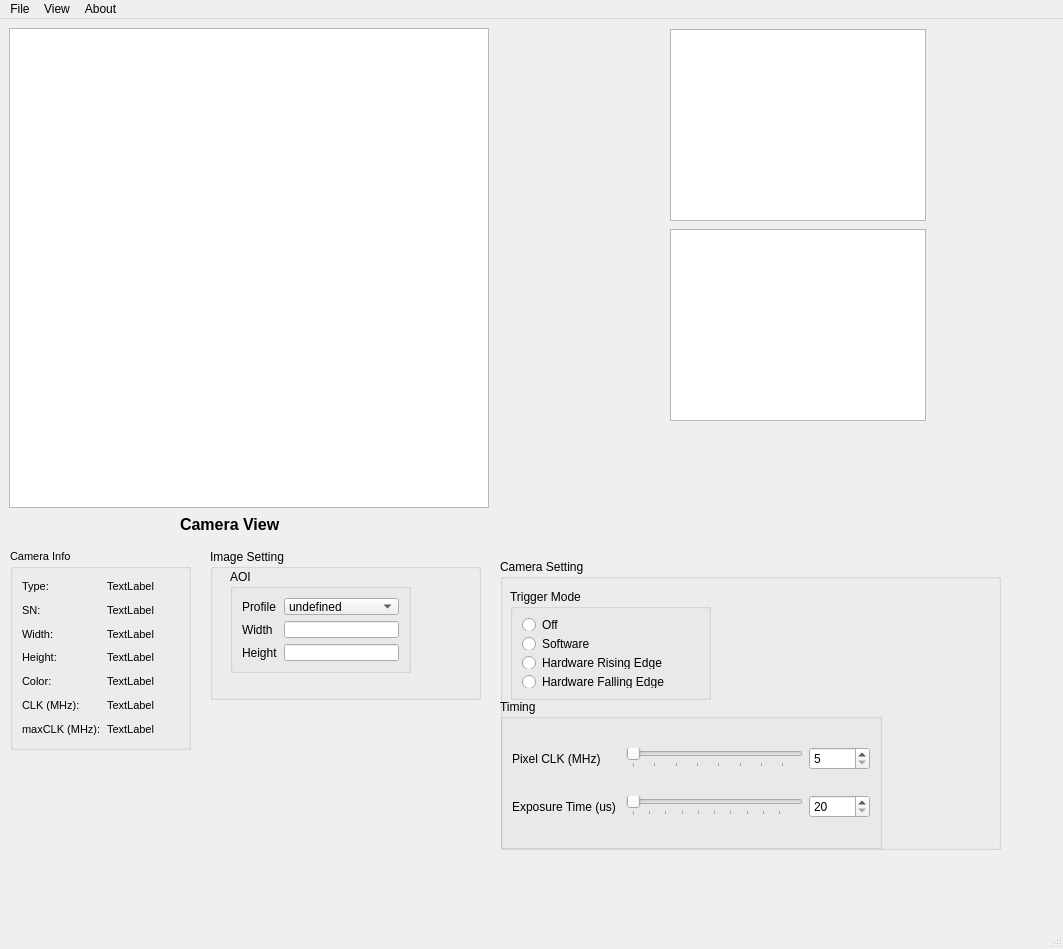
<?xml version="1.0" encoding="UTF-8"?>
<ui version="4.0">
 <class>MainWindow</class>
 <widget class="QMainWindow" name="MainWindow">
  <property name="geometry">
   <rect>
    <x>0</x>
    <y>0</y>
    <width>1063</width>
    <height>949</height>
   </rect>
  </property>
  <property name="windowTitle">
   <string>Atom Imaging</string>
  </property>
  <widget class="QWidget" name="centralwidget">
   <widget class="QGraphicsView" name="camera_graphics_view">
    <property name="geometry">
     <rect>
      <x>9</x>
      <y>9</y>
      <width>480</width>
      <height>480</height>
     </rect>
    </property>
   </widget>
   <widget class="QGraphicsView" name="graphicsView_2">
    <property name="geometry">
     <rect>
      <x>670</x>
      <y>10</y>
      <width>256</width>
      <height>192</height>
     </rect>
    </property>
   </widget>
   <widget class="QGraphicsView" name="graphicsView_3">
    <property name="geometry">
     <rect>
      <x>670</x>
      <y>210</y>
      <width>256</width>
      <height>192</height>
     </rect>
    </property>
   </widget>
   <widget class="QLabel" name="label">
    <property name="geometry">
     <rect>
      <x>180</x>
      <y>490</y>
      <width>111</width>
      <height>31</height>
     </rect>
    </property>
    <property name="font">
     <font>
      <pointsize>12</pointsize>
      <weight>75</weight>
      <bold>true</bold>
     </font>
    </property>
    <property name="text">
     <string>Camera View</string>
    </property>
   </widget>
   <widget class="QGroupBox" name="groupBox">
    <property name="geometry">
     <rect>
      <x>10</x>
      <y>530</y>
      <width>181</width>
      <height>201</height>
     </rect>
    </property>
    <property name="font">
     <font>
      <pointsize>8</pointsize>
      <weight>50</weight>
      <bold>false</bold>
     </font>
    </property>
    <property name="title">
     <string>Camera Info</string>
    </property>
    <layout class="QGridLayout" name="gridLayout">
     <item row="0" column="0">
      <widget class="QLabel" name="label_3">
       <property name="font">
        <font>
         <pointsize>8</pointsize>
        </font>
       </property>
       <property name="text">
        <string>Type:</string>
       </property>
      </widget>
     </item>
     <item row="0" column="1">
      <widget class="QLabel" name="typeInfo">
       <property name="font">
        <font>
         <pointsize>8</pointsize>
        </font>
       </property>
       <property name="frameShape">
        <enum>QFrame::NoFrame</enum>
       </property>
       <property name="text">
        <string>TextLabel</string>
       </property>
      </widget>
     </item>
     <item row="1" column="0">
      <widget class="QLabel" name="label_4">
       <property name="font">
        <font>
         <pointsize>8</pointsize>
        </font>
       </property>
       <property name="text">
        <string>SN:</string>
       </property>
      </widget>
     </item>
     <item row="1" column="1">
      <widget class="QLabel" name="SNInfo">
       <property name="font">
        <font>
         <pointsize>8</pointsize>
        </font>
       </property>
       <property name="frameShape">
        <enum>QFrame::NoFrame</enum>
       </property>
       <property name="text">
        <string>TextLabel</string>
       </property>
      </widget>
     </item>
     <item row="2" column="0">
      <widget class="QLabel" name="label_6">
       <property name="font">
        <font>
         <pointsize>8</pointsize>
        </font>
       </property>
       <property name="text">
        <string>Width:</string>
       </property>
      </widget>
     </item>
     <item row="2" column="1">
      <widget class="QLabel" name="widthInfo">
       <property name="font">
        <font>
         <pointsize>8</pointsize>
        </font>
       </property>
       <property name="frameShape">
        <enum>QFrame::NoFrame</enum>
       </property>
       <property name="text">
        <string>TextLabel</string>
       </property>
      </widget>
     </item>
     <item row="3" column="0">
      <widget class="QLabel" name="label_7">
       <property name="font">
        <font>
         <pointsize>8</pointsize>
        </font>
       </property>
       <property name="text">
        <string>Height:</string>
       </property>
      </widget>
     </item>
     <item row="3" column="1">
      <widget class="QLabel" name="heightInfo">
       <property name="font">
        <font>
         <pointsize>8</pointsize>
        </font>
       </property>
       <property name="frameShape">
        <enum>QFrame::NoFrame</enum>
       </property>
       <property name="text">
        <string>TextLabel</string>
       </property>
      </widget>
     </item>
     <item row="4" column="0">
      <widget class="QLabel" name="label_10">
       <property name="font">
        <font>
         <pointsize>8</pointsize>
        </font>
       </property>
       <property name="text">
        <string>Color:</string>
       </property>
      </widget>
     </item>
     <item row="4" column="1">
      <widget class="QLabel" name="colorInfo">
       <property name="font">
        <font>
         <pointsize>8</pointsize>
        </font>
       </property>
       <property name="frameShape">
        <enum>QFrame::NoFrame</enum>
       </property>
       <property name="text">
        <string>TextLabel</string>
       </property>
      </widget>
     </item>
     <item row="5" column="0">
      <widget class="QLabel" name="label_12">
       <property name="font">
        <font>
         <pointsize>8</pointsize>
        </font>
       </property>
       <property name="text">
        <string>CLK (MHz):</string>
       </property>
      </widget>
     </item>
     <item row="5" column="1">
      <widget class="QLabel" name="clockInfo">
       <property name="font">
        <font>
         <pointsize>8</pointsize>
        </font>
       </property>
       <property name="frameShape">
        <enum>QFrame::NoFrame</enum>
       </property>
       <property name="text">
        <string>TextLabel</string>
       </property>
      </widget>
     </item>
     <item row="6" column="0">
      <widget class="QLabel" name="label_2">
       <property name="font">
        <font>
         <pointsize>8</pointsize>
        </font>
       </property>
       <property name="text">
        <string>maxCLK (MHz):</string>
       </property>
      </widget>
     </item>
     <item row="6" column="1">
      <widget class="QLabel" name="clockMaxInfo">
       <property name="font">
        <font>
         <pointsize>8</pointsize>
        </font>
       </property>
       <property name="frameShape">
        <enum>QFrame::NoFrame</enum>
       </property>
       <property name="text">
        <string>TextLabel</string>
       </property>
      </widget>
     </item>
    </layout>
   </widget>
   <widget class="QGroupBox" name="groupBox_2">
    <property name="geometry">
     <rect>
      <x>500</x>
      <y>540</y>
      <width>501</width>
      <height>291</height>
     </rect>
    </property>
    <property name="title">
     <string>Camera Setting</string>
    </property>
    <widget class="QGroupBox" name="groupBox_3">
     <property name="geometry">
      <rect>
       <x>10</x>
       <y>30</y>
       <width>201</width>
       <height>111</height>
      </rect>
     </property>
     <property name="maximumSize">
      <size>
       <width>405000</width>
       <height>8000000</height>
      </size>
     </property>
     <property name="title">
      <string>Trigger Mode</string>
     </property>
     <layout class="QGridLayout" name="gridLayout_2">
      <item row="0" column="0">
       <widget class="QRadioButton" name="trigger_off_button">
        <property name="text">
         <string>Off</string>
        </property>
       </widget>
      </item>
      <item row="4" column="0">
       <widget class="QRadioButton" name="trigger_falling_button">
        <property name="text">
         <string>Hardware Falling Edge</string>
        </property>
       </widget>
      </item>
      <item row="2" column="0">
       <widget class="QRadioButton" name="trigger_software_button">
        <property name="text">
         <string>Software</string>
        </property>
       </widget>
      </item>
      <item row="3" column="0">
       <widget class="QRadioButton" name="trigger_rising_button">
        <property name="text">
         <string>Hardware Rising Edge</string>
        </property>
       </widget>
      </item>
     </layout>
    </widget>
    <widget class="QGroupBox" name="groupBox_4">
     <property name="geometry">
      <rect>
       <x>0</x>
       <y>140</y>
       <width>382</width>
       <height>150</height>
      </rect>
     </property>
     <property name="maximumSize">
      <size>
       <width>400</width>
       <height>150</height>
      </size>
     </property>
     <property name="title">
      <string>Timing</string>
     </property>
     <layout class="QGridLayout" name="gridLayout_3">
      <item row="1" column="2">
       <widget class="QSpinBox" name="exposure_time_spinBox">
        <property name="minimum">
         <number>20</number>
        </property>
        <property name="maximum">
         <number>10000</number>
        </property>
       </widget>
      </item>
      <item row="0" column="0">
       <widget class="QLabel" name="label_5">
        <property name="layoutDirection">
         <enum>Qt::LeftToRight</enum>
        </property>
        <property name="text">
         <string>Pixel CLK (MHz)</string>
        </property>
       </widget>
      </item>
      <item row="0" column="1">
       <widget class="QSlider" name="gain_slider">
        <property name="mouseTracking">
         <bool>false</bool>
        </property>
        <property name="tabletTracking">
         <bool>false</bool>
        </property>
        <property name="autoFillBackground">
         <bool>false</bool>
        </property>
        <property name="inputMethodHints">
         <set>Qt::ImhNone</set>
        </property>
        <property name="minimum">
         <number>5</number>
        </property>
        <property name="maximum">
         <number>43</number>
        </property>
        <property name="orientation">
         <enum>Qt::Horizontal</enum>
        </property>
        <property name="invertedAppearance">
         <bool>false</bool>
        </property>
        <property name="invertedControls">
         <bool>false</bool>
        </property>
        <property name="tickPosition">
         <enum>QSlider::TicksBelow</enum>
        </property>
        <property name="tickInterval">
         <number>5</number>
        </property>
       </widget>
      </item>
      <item row="0" column="2">
       <widget class="QSpinBox" name="gain_spinBox">
        <property name="minimum">
         <number>5</number>
        </property>
        <property name="maximum">
         <number>43</number>
        </property>
       </widget>
      </item>
      <item row="1" column="0">
       <widget class="QLabel" name="label_8">
        <property name="text">
         <string>Exposure Time (us) </string>
        </property>
       </widget>
      </item>
      <item row="1" column="1">
       <widget class="QSlider" name="exposure_time_slider">
        <property name="minimum">
         <number>20</number>
        </property>
        <property name="maximum">
         <number>10000</number>
        </property>
        <property name="orientation">
         <enum>Qt::Horizontal</enum>
        </property>
        <property name="tickPosition">
         <enum>QSlider::TicksBelow</enum>
        </property>
        <property name="tickInterval">
         <number>1000</number>
        </property>
       </widget>
      </item>
     </layout>
    </widget>
   </widget>
   <widget class="QGroupBox" name="groupBox_5">
    <property name="geometry">
     <rect>
      <x>210</x>
      <y>530</y>
      <width>271</width>
      <height>151</height>
     </rect>
    </property>
    <property name="title">
     <string>Image Setting</string>
    </property>
    <widget class="QGroupBox" name="groupBox_6">
     <property name="geometry">
      <rect>
       <x>20</x>
       <y>20</y>
       <width>181</width>
       <height>104</height>
      </rect>
     </property>
     <property name="title">
      <string>AOI</string>
     </property>
     <layout class="QGridLayout" name="gridLayout_4">
      <item row="0" column="0">
       <widget class="QLabel" name="label_9">
        <property name="text">
         <string>Profile</string>
        </property>
       </widget>
      </item>
      <item row="0" column="1">
       <widget class="QComboBox" name="comboBox">
        <item>
         <property name="text">
          <string>undefined</string>
         </property>
        </item>
        <item>
         <property name="text">
          <string>2560 x 1920</string>
         </property>
        </item>
        <item>
         <property name="text">
          <string>640 x 480</string>
         </property>
        </item>
       </widget>
      </item>
      <item row="1" column="0">
       <widget class="QLabel" name="label_11">
        <property name="text">
         <string>Width</string>
        </property>
       </widget>
      </item>
      <item row="1" column="1">
       <widget class="QLineEdit" name="lineEdit"/>
      </item>
      <item row="2" column="0">
       <widget class="QLabel" name="label_13">
        <property name="text">
         <string>Height</string>
        </property>
       </widget>
      </item>
      <item row="2" column="1">
       <widget class="QLineEdit" name="lineEdit_2"/>
      </item>
     </layout>
     <zorder>groupBox_2</zorder>
     <zorder>label_9</zorder>
     <zorder>label_11</zorder>
     <zorder>label_13</zorder>
     <zorder>lineEdit</zorder>
     <zorder>lineEdit_2</zorder>
     <zorder>comboBox</zorder>
    </widget>
   </widget>
  </widget>
  <widget class="QMenuBar" name="menubar">
   <property name="geometry">
    <rect>
     <x>0</x>
     <y>0</y>
     <width>1063</width>
     <height>23</height>
    </rect>
   </property>
   <widget class="QMenu" name="menuFile">
    <property name="title">
     <string>File</string>
    </property>
    <addaction name="actionSave"/>
    <addaction name="actionLoad"/>
    <addaction name="separator"/>
    <addaction name="actionExit"/>
   </widget>
   <widget class="QMenu" name="menuView">
    <property name="title">
     <string>View</string>
    </property>
   </widget>
   <widget class="QMenu" name="menuAbout">
    <property name="title">
     <string>About</string>
    </property>
   </widget>
   <addaction name="menuFile"/>
   <addaction name="menuView"/>
   <addaction name="menuAbout"/>
  </widget>
  <widget class="QStatusBar" name="statusBar"/>
  <action name="actionSave">
   <property name="text">
    <string>Save</string>
   </property>
  </action>
  <action name="actionLoad">
   <property name="text">
    <string>Load</string>
   </property>
  </action>
  <action name="actionExit">
   <property name="text">
    <string>Exit</string>
   </property>
  </action>
 </widget>
 <resources/>
 <connections/>
</ui>
